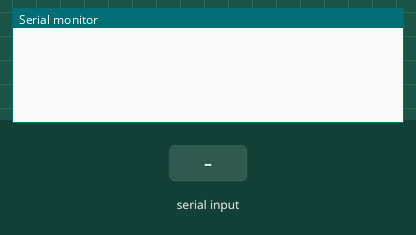
Recording of a sketch running on a simulated Arduino Uno, built with avr-gcc and run on an emulated ATmega328P. On the bench: the last lines printed to the serial monitor. Inputs (shaded band) come from the test bench.

Above: at 1.2 s.
1.3 s: "null\n" received over the second serial link
At 2.3 s:
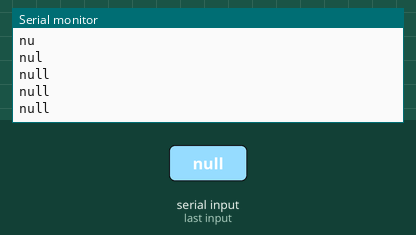
2.8 s: "1\n" received over the second serial link
At 3.3 s:
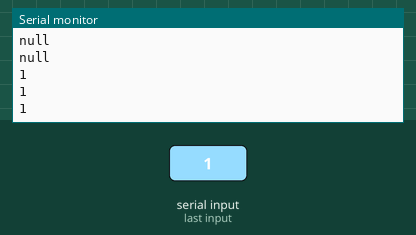

The sketch:

Basic_recive_Test.ino
```cpp
#include <SoftwareSerial.h>
#include <ArduinoJson.h>

SoftwareSerial NodeSerial(12,11); // RX | TX

unsigned int  current_time;


byte check=0;
unsigned int de=0;
unsigned int desent=0;

int Bpower =0;
int Bspeed =0;
int Btimer =0;
int Bauto =0;

void setup() {

  pinMode(12, INPUT);
  pinMode(11,OUTPUT);

  Serial.begin(115200);

  NodeSerial.begin(57600);

 }

void send_smart(){


}


void fail_check()
{
    if(current_time-de>500&&check==1)
    {
      DynamicJsonDocument jsonBuffer(JSON_OBJECT_SIZE(3) + 100);
      JsonObject root = jsonBuffer.to<JsonObject>();

      root["failed"] = check;

      char fail[measureJson(root) + 1];
      serializeJson(root, fail, sizeof(fail));

      Serial.println("failed");
      Serial.println();
      NodeSerial.print(fail);
      NodeSerial.print("\n");

      de=current_time;
  }
}

char datar ;
String dataj;
void recive_data_ESP()
{
  if(NodeSerial.available()>0){

    datar = NodeSerial.read();
    dataj += datar;

    StaticJsonDocument<100> jsonBuffer;
    deserializeJson(jsonBuffer, dataj);
    Serial.println(dataj);
    if (datar=='\n'){
            // Test if parsing succeeds.

      // Get the root object in the document
      JsonObject root = jsonBuffer.as<JsonObject>();
    Serial.println(dataj);

      String Power = root ["power"];
      String Speed = root ["speed"];
      String Timer = root ["timer"];
      String Auto = root ["auto"];

      Bpower = root ["power"];
      Bspeed = root ["speed"];
      Btimer = root ["timer"];
      Bauto = root ["auto"];

    if (Bpower ==0){Bspeed =0;Btimer=0;Bauto=0;}
    if(Power == "null" ||Speed =="null" || Timer =="null" ||Auto =="null")
      {
      check=1;
      }
      else{
        check=0;control_status();

        }
        dataj = datar;
       }

    }
}
//
//void sent_data_esp()
//{
//   if(current_time-desent>1000){
//      DynamicJsonDocument jsonBuffer(JSON_OBJECT_SIZE(3) + 100);
//      JsonObject root = jsonBuffer.to<JsonObject>();
//      JsonObject state = root.createNestedObject("state");
//      JsonObject state_desired = state.createNestedObject("desired");
//
//
//      state_desired["power" ] = Bpower;
//      state_desired["speed"] = Bspeed;
//      state_desired["timer"] = Btimer;
//      state_desired["auto"] = Bauto;
//
//      char status_bord[measureJson(root) + 1];
//      serializeJson(root, status_bord, sizeof(status_bord));
//
//      NodeSerial.print(status_bord);
//      NodeSerial.print("\n");
//
//      desent=current_time;
//   }
//}


void loop() {

  current_time=millis();

  recive_data_ESP();

//  sent_data_esp();

//  fail_check();

}
```

control.ino
```cpp
void control_status()
{
  if (Bpower == 1 ){
      Serial.print("Receive :");
      Serial.println("Power ON");
      Bpower=0;
      }else{Serial.println("Power OFF");}
   Serial.print("Receive");Serial.print("Speed = ");Serial.println(Bspeed);
   Serial.print("Receive");Serial.print("Timer = ");Serial.println(Btimer);
  if (Bauto == 1 ){Serial.print("Receive");Serial.println("Auto ON");}else{Serial.println("Auto OFF");}

        Serial.println();
}
```

Measured:
- after the input at 1.3 s, the serial monitor: prints a new line at once (image 1)
- after the input at 2.8 s, the serial monitor: prints a new line at once (image 2)
